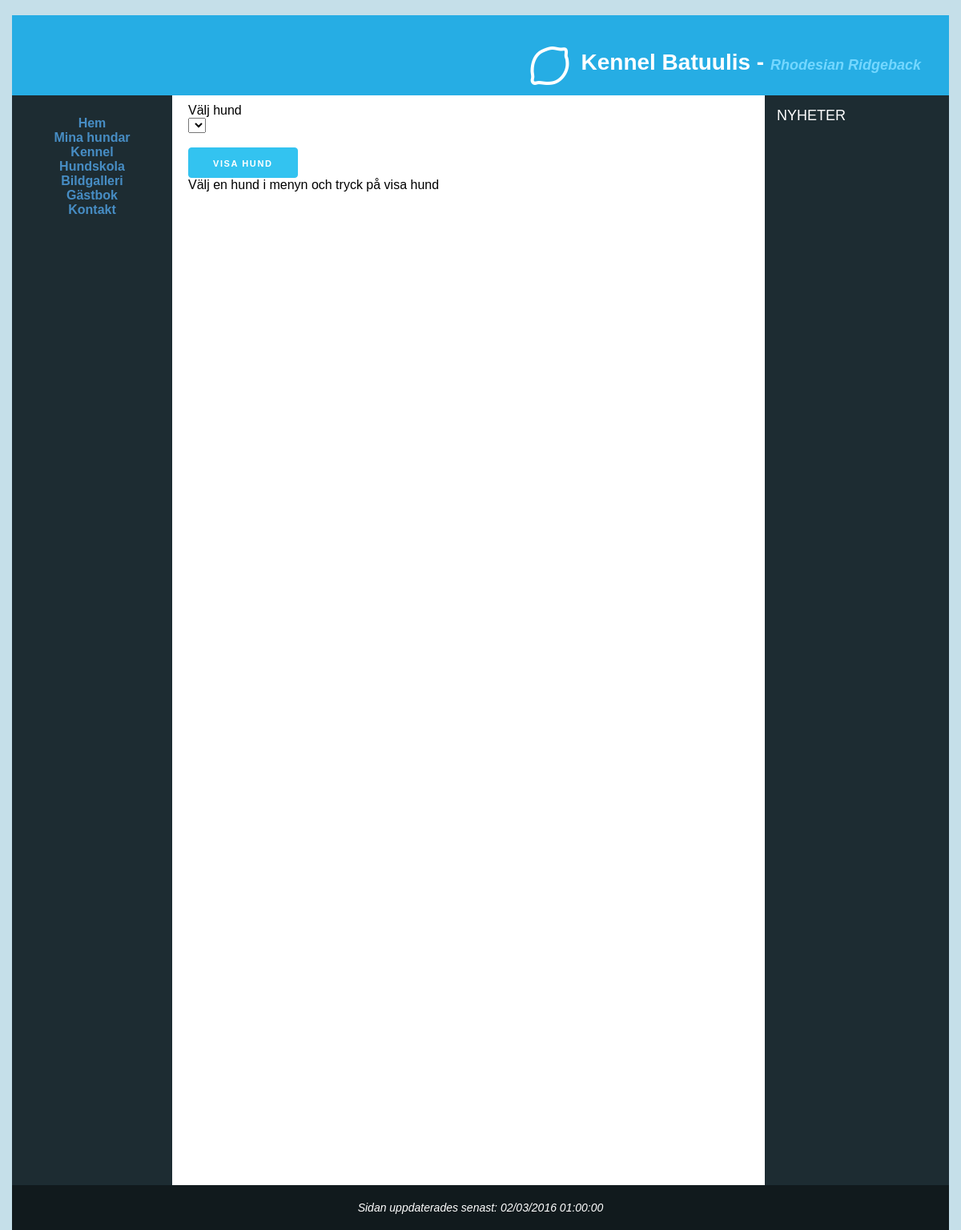
/mydogs.php, run on an earlier commit of the app's database.
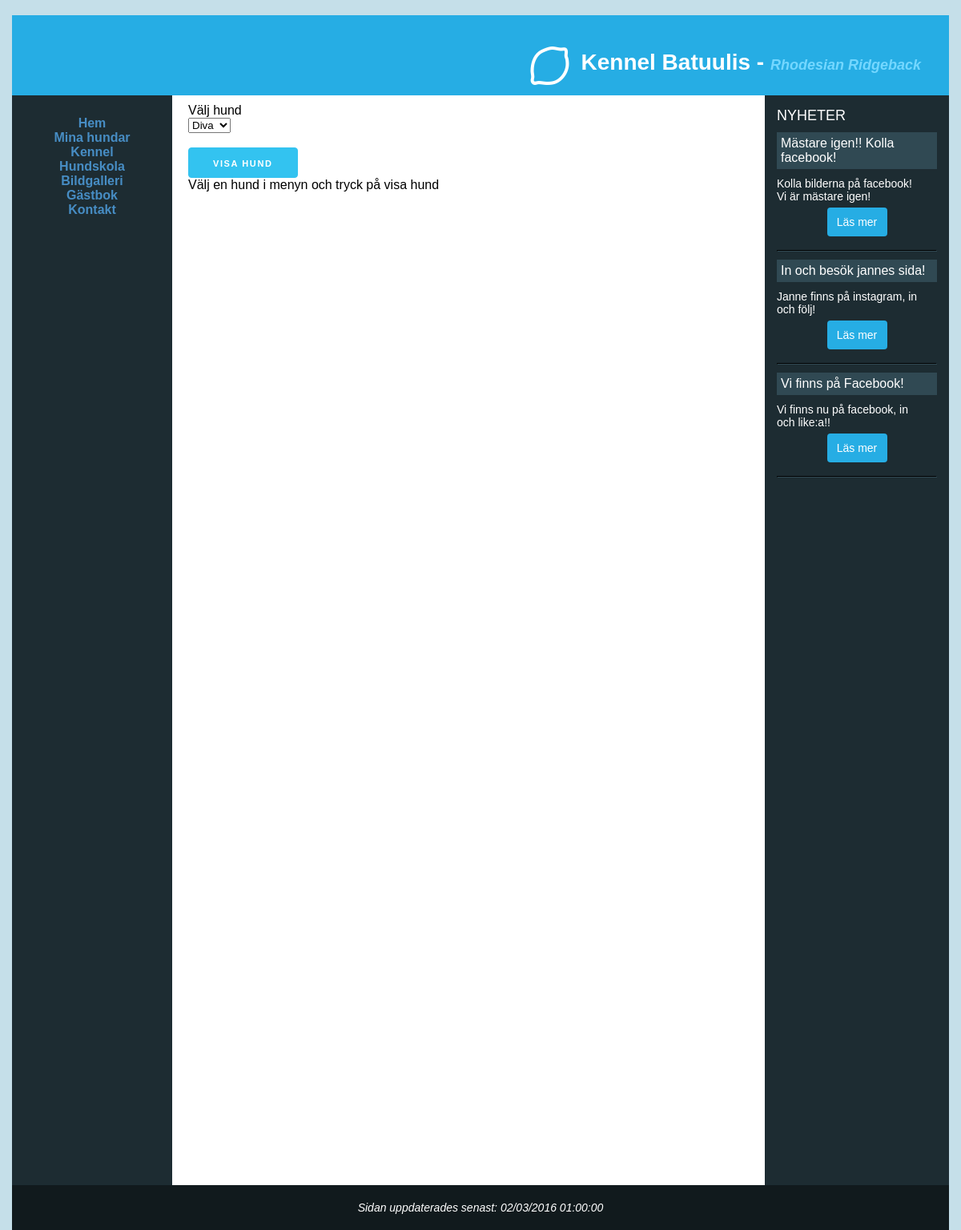
And on a later commit of the database.
### tables this page shows
CREATE TABLE NewsFeed (
    `NewsTitle` varchar(255) NOT NULL,
    `CreatedAt` DATETIME NOT NULL,
    `Description` varchar(255),
    `NewsImagePath` varchar(255),
    `NewsLink` varchar(255),
    PRIMARY KEY (`NewsTitle`,`CreatedAt`)
);

### data/dbHelper.php (called while the page is built, shortened)
<?php
function result($err, $data){
	return array('err' => $err, 'data' => $data);
}
function createConnection(){
	$localhost = false;
	$db = null;
	if ($localhost){
		$db = new PDO("mysql:host=127.0.0.1;dbname=OperationDoge;charset=utf8mb4;", "root", "root");
	} else {
		$db = new PDO("mysql:host=mysqlsemi1.space2u.com;dbname=d36234_db6;", "d36234-db6", "jn9MGrOC");
	}
	$db->setAttribute( PDO::ATTR_ERRMODE, PDO::ERRMODE_EXCEPTION);
	return $db;
}
function createStatement($conn, $q, $p){
	$statement = $conn->prepare($q);
	$statement->setFetchMode(PDO::FETCH_ASSOC);
	return $statement;
}
function fetchAll($statement){
	return $statement->fetchAll();
}
function query($q, $p = NULL, $single = false){
	$err = null;
	$data = null;
	try {
		$conn = createConnection();
		$statement = createStatement($conn, $q, $p);
		$statement->execute($p);
		$data = ($single ? fetch($statement) : fetchAll($statement));
	} catch(PDOException $e){
		$err = $e;
	}
	return result($err, $data);
}
?>

### mydogs.php (the view, shortened to what this page needs)
<?php
include_once 'header.php';
include_once 'aside.php';
$dogName = NULL;
$officialName = NULL;
?>
<main class="height-uv">
	<div class="container">
		<div class="row">
			<div class="four columns">
				<label for="dogs">Välj hund</label>
				<select id="dogs" class="u-full-width" name="dogs">
					<?php
					$dogData = query("SELECT OfficialName, Name FROM MyDog");
					if ($dogData['err'] == null){
						$dogRes = $dogData['data'];
						foreach($dogRes as $key => $dog){
							echo '<option value="' .  $dog['Name'] .'|' . $dog['OfficialName'] . '">';
							echo $dog['Name'];
							echo '</option>';
						}
					}
					?>
				</select>
			</div>
			<div class="four columns">
				<label for="">&nbsp;</label>
				<a id="mydogslink" href="">Visa hund</a>
			</div>
		</div>
		<?php
		if(strlen($dogName) > 0 && strlen($officialName) > 0){
			$result = query("SELECT OfficialName, Name, BirthDate, Description, Color, Height, Weight, MentalStatus, Breader, GenImagePath, DogImagePath FROM MyDog WHERE Name = :dogName AND OfficialName = :officialName",
				array(
					':dogName' => $dogName,
					':officialName' => $officialName
					)
				);
			if ($result['err'] == null){
				$dog = $result['data'][0];
				if(count($result) > 0){
					if($dog['DogImagePath'] === NULL){
						$image = "noimage.jpg";
					}else{
						$image = $dog['DogImagePath'];
					}
					echo '<div class="row">';
					echo '<div class="twelve columns">';
					echo '<h2>';
					echo $dog['Name'];
					echo '</h2>';
					echo '<p><b>Officiellt namn: </b>' . $dog['OfficialName'] . '</p>';
					echo '<img class="dog-image floatleft" src="uploads/'.$image.'" width="200" height="200" alt="">';
					echo '<p class="details dog-details">';
					echo $dog['Description'];
					echo '</p>';
					echo '</div>';
					echo '</div>';
					echo '<div class="row">';
					echo '<div class="four columns">';
					echo '<span><b>Färg:</b>&nbsp;'.$dog['Color'].'</span>';
					echo '</div>';
					echo '<div class="four columns">';
					echo '<span><b>Vikt:&nbsp;</b>'.$dog['Weight'].' kg</span>';
					echo '</div>';
					echo '<div class="four columns">';
					echo '<span><b>Mankhöjd:&nbsp;</b>'.$dog['Height'].' cm</span>';
					echo '</div>';
					echo '</div>';
					echo '<div class="row">';
					echo '<div class="six columns">';
					echo '<span><b>Mental status:&nbsp;</b>'.$dog['MentalStatus'].'</span>';
					echo '</div>';
					echo '<div class="six columns">';
					echo '<span><b>Uppfödare:&nbsp;</b>'.$dog['Breader'].'</span>';
					echo '</div>';
					echo '</div>';
					echo '<div class="row">';
					echo '<div class="twelve columns">';
					echo '<br><h1 class="gen-heading">Stamtavla</h1>';
					if($dog['GenImagePath'] !== null){
						echo '<img class="gen-pic" src="uploads/'.$dog['GenImagePath'].'" alt="">';
					}
					else {
						echo '<span>Finns ingen stamtavla tillgänglig</span>';
					}
					echo '</div>';
					echo '</div>';
				}
				else {
					echo '<span>Hund finns ej</span>';
				}
			}
		} else {
			echo '<span>Välj en hund i menyn och tryck på visa hund</span>';
		}
		?>
	</div>
</main>
<?php
include_once 'footer.php';
?>

### aside.php (shortened to what this page needs)
<aside>
	<span class="aside-title">Nyheter</span>
	<?php
	$result = query("SELECT NewsTitle, CreatedAt, Description, NewsImagePath, NewsLink FROM NewsFeed ORDER BY CreatedAt DESC LIMIT 3");
	if ($result['err'] == null){
		$newsFeedData = $result['data'];
		foreach($newsFeedData as $key => $n){
			echo '<div class="sidebar-item">';
			echo '<div class="news-title">';
			echo $n['NewsTitle'];
			echo '</div>';
			echo '<div class="news-desc">';
			echo $n['Description'];
			echo '</div>';
			if(strlen($n['NewsLink']) > 0){
				echo '<br><a href="'.$n['NewsLink'].'" class="news-more">Läs mer</a>';
			}
			echo '<hr class="newsfeed-sep">';
			echo '</div>';
		}
	} else {
		echo '<span>Det gick inte att läsa nyheter, prova ladda om sidan.</span>';
	}
	?>
</aside>

What changed in the data, as far as the page shows it:
added newsfeed: NewsTitle "Mästare igen!! Kolla facebook!", Description "Kolla bilderna på facebook! Vi är mästare igen!"
added newsfeed: NewsTitle "In och besök jannes sida!", Description "Janne finns på instagram, in och följ!"
added newsfeed: NewsTitle "Vi finns på Facebook!", Description "Vi finns nu på facebook, in och like:a!!"
Also different on the page:
form field dogs: (not shown) → "Diva"
